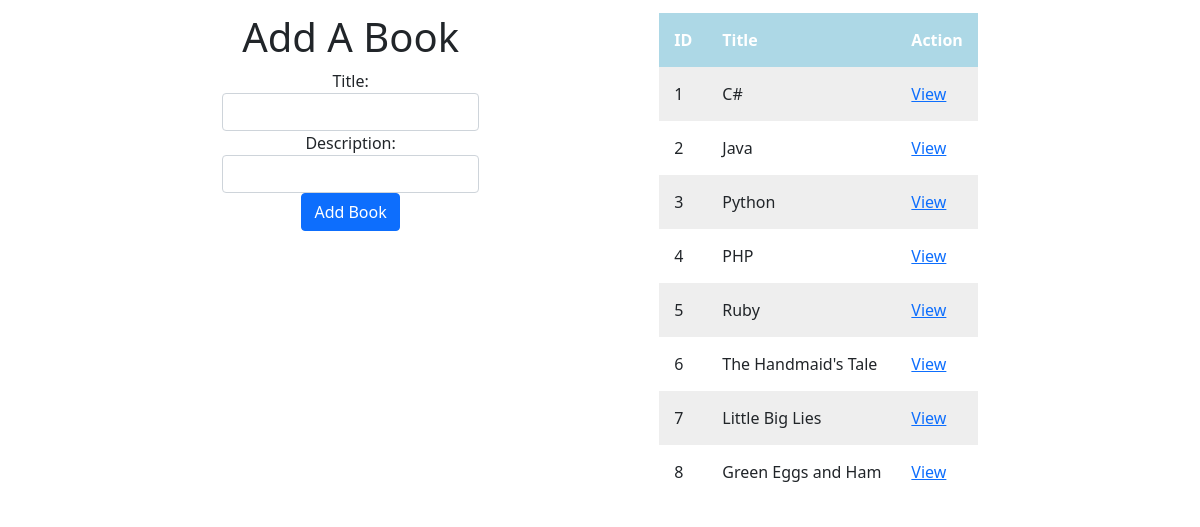
Before: / with the older database file.
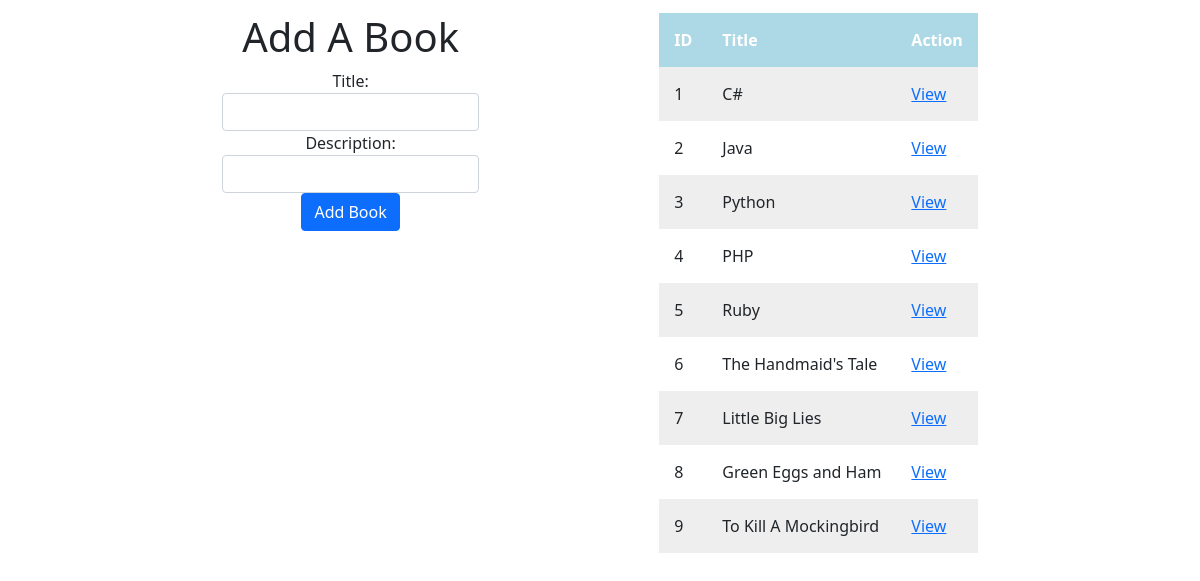
After: the same page with the newer database file.
### books_authors_app/models.py (models this page shows)
class Book(models.Model):
    title = models.CharField(max_length=255)
    desc = models.TextField()
    created_at = models.DateTimeField(auto_now_add=True)
    updated_at = models.DateTimeField(auto_now=True)

### books_authors_app/views.py (the view)
# urls.py: path('', views.index),
def index(request):
  context = {
    'all_books': Book.objects.all(),
    'all_authors': Author.objects.all()
  }
  return render(request, 'index.html', context)

### books_authors_app/templates/index.html (shortened to what this page needs)
<!DOCTYPE html>
<html>
  <head>
    <link href="https://cdn.jsdelivr.net/npm/bootstrap@5.0.0-beta1/dist/css/bootstrap.min.css" rel="stylesheet">
    {% load static %}
    <link rel="stylesheet" href="{% static 'css/style.css' %}">
  </head>
  <body>
    <div class="container">
      <div class="add-book">
        <h1>Add A Book</h1>
            <div class="form-row">
            <form action="/addBook" method='post'>
            <div class="col">
                Title: <input type="text" class="form-control" name="title">
            </div>
            <div class="col">
                Description: <input type="text" class="form-control" name="desc">
            </div>
            <input type="submit" class="btn btn-primary" value="Add Book">
            </form>
            </div>
    </div>
    <div class="all-books">
      <table>
          <tr>
            <th>ID</th>
            <th>Title</th>
            <th>Action</th>
          </tr>
          {% for book in all_books %}
          <tr>
            <td>{{book.id}}</td>
            <td>{{book.title}}</td>
            <td><a href="/books/{{book.id}}">View</a>
            </td>
          </tr>
          {% endfor %}
      </table>
    </div>
    </div>
  </body>
</html>

### books_authors_app/static/css/style.css (style rules this page uses)
.container { display: flex; flex-direction: row; justify-content: space-evenly; margin-top: 13px; text-align:center; }
table { width:100%; }
th, td { padding: 15px; text-align: left; }
table tr:nth-child(even) { background-color: #eee; }
table tr:nth-child(odd) { background-color: #fff; }
table th { background-color: lightblue; color: white; }

Changed rows visible on the page:
added Book: id "9", title "To Kill A Mockingbird"
